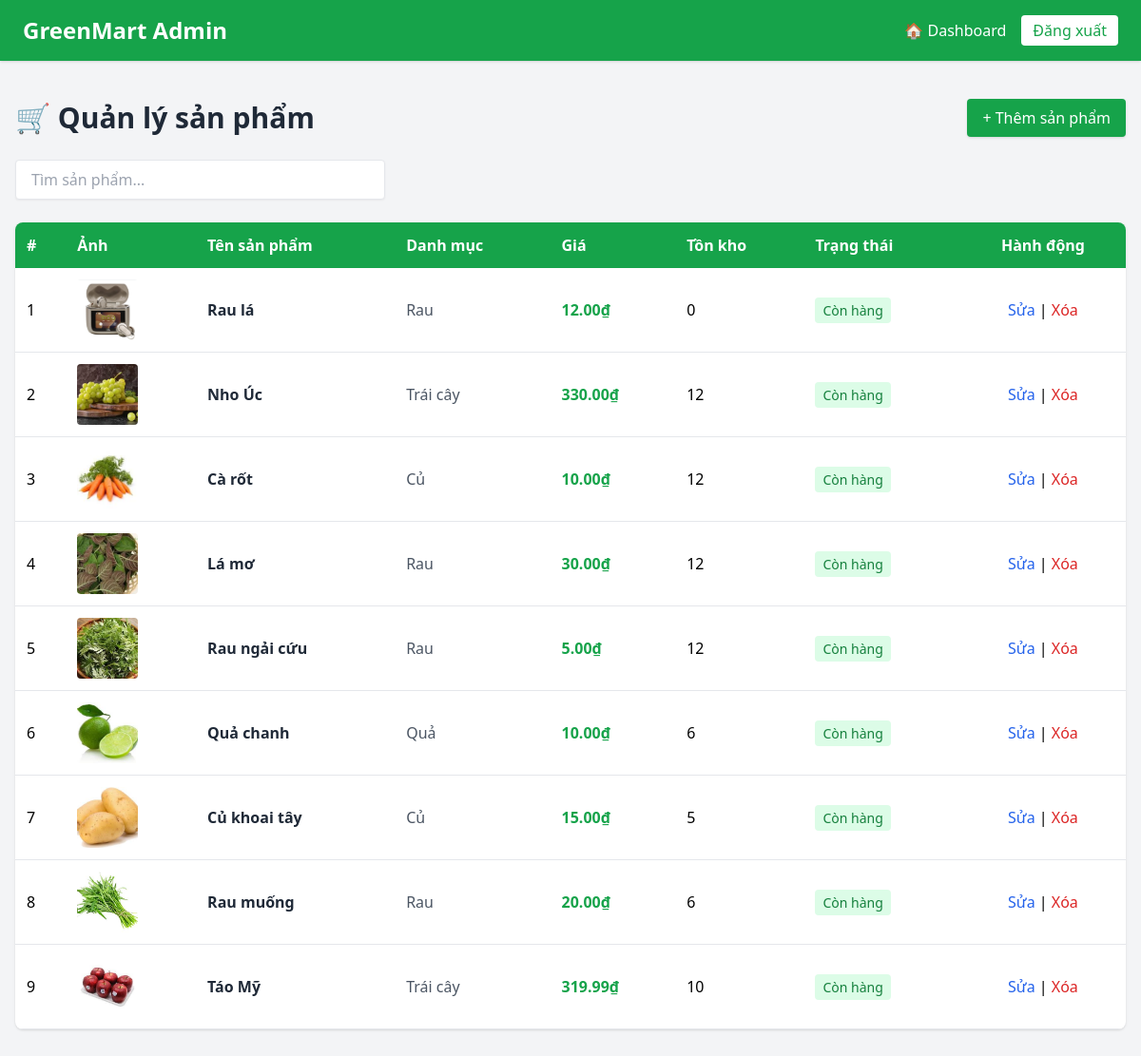
/admin_panel/products/, run on the app's committed database.
### app/models.py (models this page shows, shortened)
class Product(models.Model):
    UNIT_CHOICES = [
        ("kg", "Kilogram"),
        ("gr", "Gram"),
        ("bó", "Bó"),
        ("túi", "Túi"),
        ("quả", "Quả"),
    ]
    STATUS_CHOICES = [
        ("available", "Còn hàng"),
        ("out_of_stock", "Hết hàng"),
        ("hidden", "Ẩn"),
    ]
    name = models.CharField(max_length=200)
    slug = models.SlugField(max_length=200, unique=True, blank = True)
    category = models.ForeignKey(Category, on_delete=models.CASCADE, related_name="products")
    description = models.TextField(blank=True, null=True)
    price = models.DecimalField(max_digits=10, decimal_places=2)
    unit = models.CharField(max_length=20, choices=UNIT_CHOICES, default="kg")
    stock = models.PositiveIntegerField(default=0)  # số lượng tồn kho
    status = models.CharField(max_length=20, choices=STATUS_CHOICES, default="available")
    origin = models.CharField(max_length=100, choices=Origin.choices, default=Origin.VIETNAM, blank=True, null=True)   # Việt Nam, Úc, Mỹ...
    image = models.ImageField(upload_to="products/", blank=True, null=True)
    is_featured = models.BooleanField(default=False)   # Sản phẩm nổi bật
    created_at = models.DateTimeField(auto_now_add=True)
    updated_at = models.DateTimeField(auto_now=True)
    user = models.ForeignKey(User, on_delete=models.CASCADE, blank= True, null=True)

class Category(models.Model):
    name = models.CharField(max_length=100, unique=True)   # Rau, Củ, Quả, Trái Cây, Nấm, ...
    slug = models.SlugField(max_length=100, blank=True)

### adminpanel/views.py (the view)
# urls.py: path('products/', views.product_list, name='admin_products'),
def product_list(request):
    products = Product.objects.all().order_by('-created_at')
    return render(request, 'product.html', {'products': products})

### adminpanel/templates/product.html (shortened to what this page needs)
<!DOCTYPE html>
<html lang="vi">
<head>
  <script src="https://cdn.tailwindcss.com"></script>
</head>
<body class="bg-gray-100">
  <nav class="bg-green-600 text-white px-6 py-4 flex justify-between items-center shadow">
    <h1 class="text-2xl font-bold">GreenMart Admin</h1>
    <div class="flex items-center gap-4">
      <a href="/admin_panel/" class="hover:underline">🏠 Dashboard</a>
      <a href="#" class="bg-white text-green-600 px-3 py-1 rounded font-medium">Đăng xuất</a>
    </div>
  </nav>
  <main class="max-w-7xl mx-auto py-10 px-4">
    <div class="flex justify-between items-center mb-6">
      <h2 class="text-3xl font-bold text-gray-800">🛒 Quản lý sản phẩm</h2>
      <a href="{% url 'add_product' %}" class="bg-green-600 text-white px-4 py-2 rounded shadow hover:bg-green-700">+ Thêm sản phẩm</a>
    </div>
    <div class="mb-6">
      <input
        type="text"
        id="searchInput"
        placeholder="Tìm sản phẩm..."
        class="w-full md:w-1/3 px-4 py-2 border rounded shadow-sm focus:outline-none focus:ring-2 focus:ring-green-500"
      >
    </div>
    <div class="bg-white rounded-lg shadow overflow-x-auto">
      <table class="w-full text-left border-collapse">
        <thead class="bg-green-600 text-white">
          <tr>
            <th class="p-3">#</th>
            <th class="p-3">Ảnh</th>
            <th class="p-3">Tên sản phẩm</th>
            <th class="p-3">Danh mục</th>
            <th class="p-3">Giá</th>
            <th class="p-3">Tồn kho</th>
            <th class="p-3">Trạng thái</th>
            <th class="p-3 text-center">Hành động</th>
          </tr>
        </thead>
        <tbody id="productTable">
          {% for p in products %}
          <tr class="border-b hover:bg-gray-50 transition">
            <td class="p-3">{{ forloop.counter }}</td>
            <td class="p-3">
              {% if p.image %}
              <img src="{{ p.image.url }}" class="w-16 h-16 object-cover rounded">
              {% else %}
              <div class="w-16 h-16 bg-gray-200 rounded"></div>
              {% endif %}
            </td>
            <td class="p-3 font-semibold text-gray-800">{{ p.name }}</td>
            <td class="p-3 text-gray-600">{{ p.category.name }}</td>
            <td class="p-3 text-green-600 font-bold">{{ p.price }}₫</td>
            <td class="p-3">{{ p.stock }}</td>
            <td class="p-3">
              {% if p.status == "available" %}
                <span class="px-2 py-1 bg-green-100 text-green-700 rounded text-sm">Còn hàng</span>
              {% elif p.status == "out_of_stock" %}
                <span class="px-2 py-1 bg-red-100 text-red-700 rounded text-sm">Hết hàng</span>
              {% else %}
                <span class="px-2 py-1 bg-gray-100 text-gray-700 rounded text-sm">Ẩn</span>
              {% endif %}
            </td>
            <td class="p-3 text-center">
              <a href="{% url 'edit_product' p.slug %}" class="text-blue-600 hover:underline">Sửa</a> |
              <a href="{% url 'delete_product' p.slug %}" class="text-red-600 hover:underline" onclick="return confirm('Bạn có muốn xóa không?')">Xóa</a>
            </td>
          </tr>
          {% empty %}
          <tr>
            <td colspan="8" class="text-center text-gray-500 py-6">Không có sản phẩm nào</td>
          </tr>
          {% endfor %}
        </tbody>
      </table>
    </div>
  </main>
</body>
</html>

### data on the page
Product: image (picture), name "Rau lá", category.name "Rau", price "12.00", stock "0", status "Còn hàng"
Product: image (picture), name "Nho Úc", category.name "Trái cây", price "330.00", stock "12", status "Còn hàng"
Product: image (picture), name "Cà rốt", category.name "Củ", price "10.00", stock "12", status "Còn hàng"
Product: image (picture), name "Lá mơ", category.name "Rau", price "30.00", stock "12", status "Còn hàng"
Product: image (picture), name "Rau ngải cứu", category.name "Rau", price "5.00", stock "12", status "Còn hàng"
Product: image (picture), name "Quả chanh", category.name "Quả", price "10.00", stock "6", status "Còn hàng"
Product: image (picture), name "Củ khoai tây", category.name "Củ", price "15.00", stock "5", status "Còn hàng"
Product: image (picture), name "Rau muống", category.name "Rau", price "20.00", stock "6", status "Còn hàng"
Product: image (picture), name "Táo Mỹ", category.name "Trái cây", price "319.99", stock "10", status "Còn hàng"
